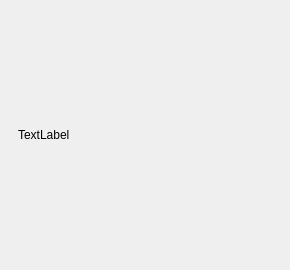
<?xml version="1.0" encoding="UTF-8"?>
<ui version="4.0">
 <class>CopyOverlay</class>
 <widget class="QWidget" name="CopyOverlay">
  <property name="geometry">
   <rect>
    <x>0</x>
    <y>0</y>
    <width>290</width>
    <height>270</height>
   </rect>
  </property>
  <property name="sizePolicy">
   <sizepolicy hsizetype="MinimumExpanding" vsizetype="Preferred">
    <horstretch>0</horstretch>
    <verstretch>0</verstretch>
   </sizepolicy>
  </property>
  <property name="minimumSize">
   <size>
    <width>200</width>
    <height>0</height>
   </size>
  </property>
  <property name="windowTitle">
   <string>Form</string>
  </property>
  <layout class="QVBoxLayout" name="verticalLayout">
   <property name="spacing">
    <number>10</number>
   </property>
   <property name="leftMargin">
    <number>18</number>
   </property>
   <property name="topMargin">
    <number>18</number>
   </property>
   <property name="rightMargin">
    <number>18</number>
   </property>
   <property name="bottomMargin">
    <number>18</number>
   </property>
   <item>
    <widget class="QLabel" name="headerLabel">
     <property name="text">
      <string>TextLabel</string>
     </property>
     <property name="margin">
      <number>0</number>
     </property>
    </widget>
   </item>
   <item>
    <layout class="QVBoxLayout" name="pathSelectorsLayout">
     <property name="spacing">
      <number>5</number>
     </property>
    </layout>
   </item>
  </layout>
 </widget>
 <resources/>
 <connections/>
</ui>
